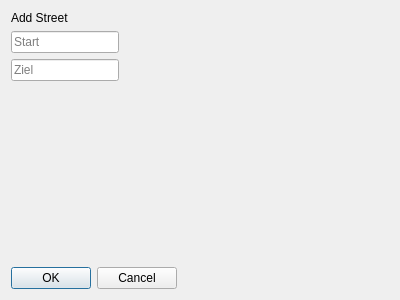
<?xml version="1.0" encoding="UTF-8"?>
<ui version="4.0">
 <class>DialogStreet</class>
 <widget class="QDialog" name="DialogStreet">
  <property name="geometry">
   <rect>
    <x>0</x>
    <y>0</y>
    <width>400</width>
    <height>300</height>
   </rect>
  </property>
  <property name="windowTitle">
   <string>Dialog</string>
  </property>
  <layout class="QFormLayout" name="formLayout">
   <item row="0" column="0">
    <widget class="QLabel" name="label">
     <property name="text">
      <string>Add Street</string>
     </property>
    </widget>
   </item>
   <item row="4" column="0">
    <widget class="QDialogButtonBox" name="buttonBox">
     <property name="orientation">
      <enum>Qt::Orientation::Horizontal</enum>
     </property>
     <property name="standardButtons">
      <set>QDialogButtonBox::StandardButton::Cancel|QDialogButtonBox::StandardButton::Ok</set>
     </property>
    </widget>
   </item>
   <item row="3" column="0">
    <spacer name="verticalSpacer">
     <property name="orientation">
      <enum>Qt::Orientation::Vertical</enum>
     </property>
     <property name="sizeHint" stdset="0">
      <size>
       <width>20</width>
       <height>40</height>
      </size>
     </property>
    </spacer>
   </item>
   <item row="1" column="0">
    <widget class="QLineEdit" name="lineEdit_CitStart">
     <property name="placeholderText">
      <string>Start</string>
     </property>
    </widget>
   </item>
   <item row="2" column="0">
    <widget class="QLineEdit" name="lineEdit_cityZiel">
     <property name="placeholderText">
      <string>Ziel</string>
     </property>
     <property name="clearButtonEnabled">
      <bool>true</bool>
     </property>
    </widget>
   </item>
  </layout>
 </widget>
 <resources/>
 <connections>
  <connection>
   <sender>buttonBox</sender>
   <signal>accepted()</signal>
   <receiver>DialogStreet</receiver>
   <slot>accept()</slot>
   <hints>
    <hint type="sourcelabel">
     <x>248</x>
     <y>254</y>
    </hint>
    <hint type="destinationlabel">
     <x>157</x>
     <y>274</y>
    </hint>
   </hints>
  </connection>
  <connection>
   <sender>buttonBox</sender>
   <signal>rejected()</signal>
   <receiver>DialogStreet</receiver>
   <slot>reject()</slot>
   <hints>
    <hint type="sourcelabel">
     <x>316</x>
     <y>260</y>
    </hint>
    <hint type="destinationlabel">
     <x>286</x>
     <y>274</y>
    </hint>
   </hints>
  </connection>
 </connections>
</ui>
